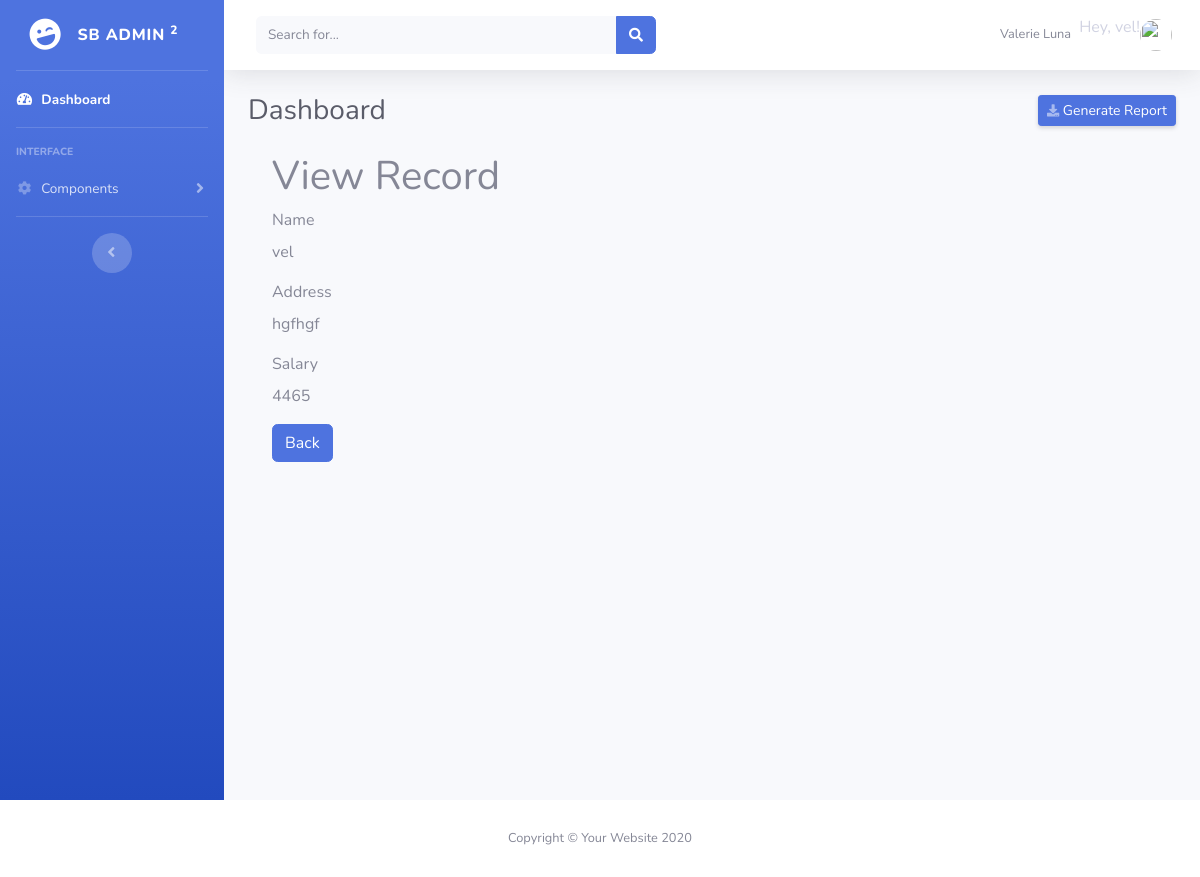
The page /read.php?id=1 (signed in) on the database its author committed.
### tables this page shows
CREATE TABLE IF NOT EXISTS `employees` (
  `id` int(11) NOT NULL,
  `name` varchar(100) NOT NULL,
  `address` varchar(255) NOT NULL,
  `salary` int(10) NOT NULL
);

### read.php (the view, shortened to what this page needs)
<?php
include('includes/header.php');
include('includes/navbar.php');
?>
    <div id="content-wrapper" class="d-flex flex-column">
      <div id="content">
        <nav class="navbar navbar-expand navbar-light bg-white topbar mb-4 static-top shadow">
          <form class="d-none d-sm-inline-block form-inline mr-auto ml-md-3 my-2 my-md-0 mw-100 navbar-search">
            <div class="input-group">
              <input type="text" class="form-control bg-light border-0 small" placeholder="Search for..." aria-label="Search" aria-describedby="basic-addon2">
              <div class="input-group-append">
                <button class="btn btn-primary" type="button">
                  <i class="fas fa-search fa-sm"></i>
                </button>
              </div>
            </div>
          </form>
          <ul class="navbar-nav ml-auto">
            <li class="nav-item dropdown no-arrow">
              <a class="nav-link dropdown-toggle" href="#" id="userDropdown" role="button" data-toggle="dropdown" aria-haspopup="true" aria-expanded="false">
                <span class="mr-2 d-none d-lg-inline text-gray-600 small">Valerie Luna</span>
				<p>Hey, <?php echo $_SESSION['username']; ?>!</p>
                <img class="img-profile rounded-circle" src="https://source.unsplash.com/QAB-WJcbgJk/60x60">
              </a>
            </li>
          </ul>
        </nav>
        <div class="container-fluid">
          <div class="d-sm-flex align-items-center justify-content-between mb-4">
            <h1 class="h3 mb-0 text-gray-800">Dashboard</h1>
            <a href="#" class="d-none d-sm-inline-block btn btn-sm btn-primary shadow-sm"><i class="fas fa-download fa-sm text-white-50"></i> Generate Report</a>
          </div>
<?php
if(isset($_GET["id"]) && !empty(trim($_GET["id"]))){
    require_once "db.php";
    $sql = "SELECT * FROM employees WHERE id = ?";
    if($stmt = mysqli_prepare($con, $sql)){
        mysqli_stmt_bind_param($stmt, "i", $param_id);
        if(mysqli_stmt_execute($stmt)){
            $result = mysqli_stmt_get_result($stmt);
            if(mysqli_num_rows($result) == 1){
                $row = mysqli_fetch_array($result, MYSQLI_ASSOC);
            } else{
                header("location: error.php");
                exit();
            }
        } else{
            echo "Oops! Something went wrong. Please try again later.";
        }
    }
} else{
    header("location: error.php");
    exit();
}
?>
        <div class="container-fluid">
            <div class="row">
                <div class="col-md-12">
                    <div class="page-header">
                        <h1>View Record</h1>
                    </div>
                    <div class="form-group">
                        <label>Name</label>
                        <p class="form-control-static"><?php echo $row["name"]; ?></p>
                    </div>
                    <div class="form-group">
                        <label>Address</label>
                        <p class="form-control-static"><?php echo $row["address"]; ?></p>
                    </div>
                    <div class="form-group">
                        <label>Salary</label>
                        <p class="form-control-static"><?php echo $row["salary"]; ?></p>
                    </div>
                    <p><a href="index2.php" class="btn btn-primary">Back</a></p>
                </div>
            </div>
        </div>
    </div>
</div>
      </div>
  </div>
 <?php
include('includes/footer.php');
?>

### rows shown on the page
employees: name "vel", address "hgfhgf", salary "4465"

### other values the page prints
$_SESSION['username'] "vel"
